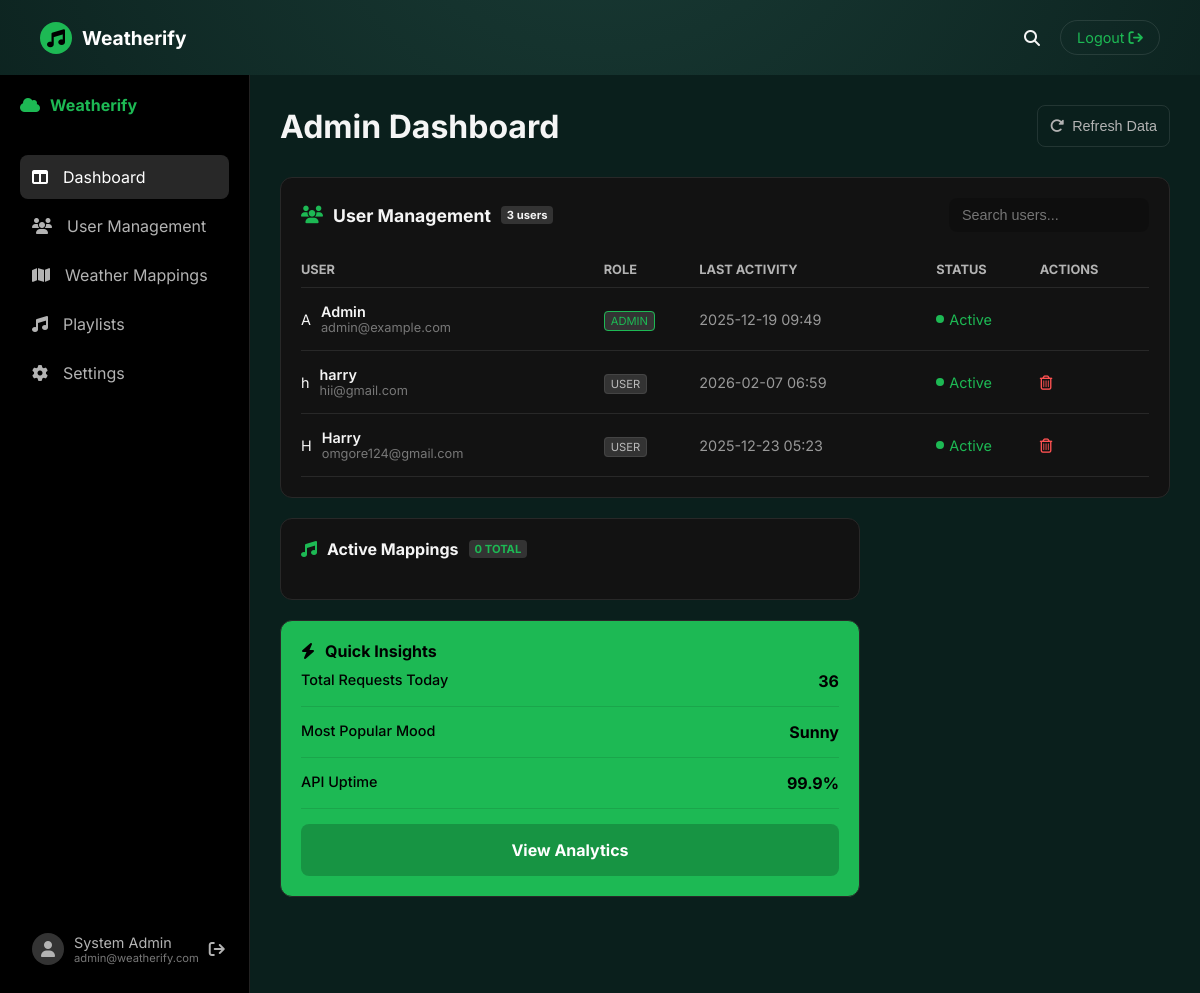
The page /admin (signed in) on the database its author committed.
### app.py (models this page shows)
class User(db.Model):
    id = db.Column(db.Integer, primary_key=True)
    name = db.Column(db.String(150))
    email = db.Column(db.String(150), unique=True, nullable=False)
    password_hash = db.Column(db.String(300), nullable=False)
    is_admin = db.Column(db.Boolean, default=False)

class SearchLog(db.Model):
    id = db.Column(db.Integer, primary_key=True)
    user_id = db.Column(db.Integer)
    city = db.Column(db.String(200))
    timestamp = db.Column(db.DateTime, default=datetime.utcnow)
    weather = db.Column(db.String(200))
    playlist_id = db.Column(db.String(200))

### app.py (the view, shortened to what this page needs)
@app.route("/admin", methods=["GET", "POST"])
@admin_required
def admin():
    mappings = PlaylistMapping.query.all()
    logs = SearchLog.query.order_by(SearchLog.timestamp.desc()).limit(200).all()
    users = User.query.order_by(User.id.asc()).all()
    last_activity = {
        u.id: (SearchLog.query.filter_by(user_id=u.id).order_by(SearchLog.timestamp.desc()).first().timestamp
               if SearchLog.query.filter_by(user_id=u.id).first() else None)
        for u in users
    }
    active_section = request.args.get('section', 'dashboard')
    return render_template("admin.html",
                           mappings=mappings,
                           logs=logs,
                           users=users,
                           last_activity=last_activity,
                           active_section=active_section)

### app.py (called while the page is built)
@app.before_request
def load_user():
    uid = session.get("user_id")
    g.user = User.query.get(uid) if uid else None

def admin_required(f):
    @wraps(f)
    def wrapped(*args, **kwargs):
        if not g.user or not g.user.is_admin:
            flash("Admin access required", "error")
            return redirect(url_for("index"))
        return f(*args, **kwargs)
    return wrapped

### templates/admin.html (shortened to what this page needs)
{% extends "base.html" %}
{% block content %}
<div class="admin-layout">
  <aside class="sidebar">
    <div class="sidebar-logo">
      <i class="fa-solid fa-cloud"></i> Weatherify
    </div>
    <nav>
      <a href="{{ url_for('admin', section='dashboard') }}"
        class="nav-item {{ 'active' if active_section == 'dashboard' else '' }}">
        <i class="fa-solid fa-table-columns"></i> Dashboard
      </a>
      <a href="{{ url_for('admin', section='users') }}"
        class="nav-item {{ 'active' if active_section == 'users' else '' }}">
        <i class="fa-solid fa-users"></i> User Management
      </a>
      <a href="{{ url_for('admin', section='mappings') }}"
        class="nav-item {{ 'active' if active_section == 'mappings' else '' }}">
        <i class="fa-solid fa-map"></i> Weather Mappings
      </a>
      <a href="{{ url_for('admin', section='playlists') }}"
        class="nav-item {{ 'active' if active_section == 'playlists' else '' }}">
        <i class="fa-solid fa-music"></i> Playlists
      </a>
      <a href="{{ url_for('admin', section='settings') }}"
        class="nav-item {{ 'active' if active_section == 'settings' else '' }}">
        <i class="fa-solid fa-gear"></i> Settings
      </a>
    </nav>
    <div style="margin-top: auto;">
      <div class="nav-item">
        <div style="display: flex; align-items: center; gap: 10px;">
          <div
            style="width: 32px; height: 32px; background: #333; border-radius: 50%; display: flex; align-items: center; justify-content: center;">
            <i class="fa-solid fa-user"></i>
          </div>
          <div style="font-size: 0.9rem;">
            <div>System Admin</div>
            <div style="font-size: 0.7rem; color: #777;">admin@weatherify.com</div>
          </div>
          <a href="{{ url_for('logout') }}" style="margin-left: auto;"><i
              class="fa-solid fa-arrow-right-from-bracket"></i></a>
        </div>
      </div>
    </div>
  </aside>
  <main class="main-content">
    <div class="admin-header">
      <h1 style="font-size: 2rem; font-weight: 700;">
        {% if active_section == 'dashboard' %}Admin Dashboard{% endif %}
      </h1>
      <div style="display: flex; gap: 15px;">
        <button class="btn-secondary" style="width: auto; margin:0;" onclick="window.location.reload()"><i
            class="fa-solid fa-rotate-right"></i> Refresh Data</button>
      </div>
    </div>
    <div class="stats-grid">
      {% if active_section == 'users' or active_section == 'dashboard' %}
      <div class="card" style="grid-column: span 2;">
        <div class="card-header">
          <div style="display: flex; align-items: center; gap: 10px; font-weight: 700; font-size: 1.1rem;">
            <i class="fa-solid fa-users" style="color: var(--primary-green);"></i> User Management
            <span class="mapping-pill">{{ users|length }} users</span>
          </div>
          <div class="form-group" style="margin: 0; width: 200px;">
            <input type="text" placeholder="Search users..." class="form-input"
              style="padding: 8px 12px; font-size: 0.9rem;">
          </div>
        </div>
        <table class="table-dark">
          <thead>
            <tr>
              <th>USER</th>
              <th>ROLE</th>
              <th>LAST ACTIVITY</th>
              <th>STATUS</th>
              <th>ACTIONS</th>
            </tr>
          </thead>
          <tbody>
            {% for u in users %}
            <tr>
              <td>
                <div style="display: flex; align-items: center; gap: 10px;">
                  <div class="user-avatar {{ 'admin' if u.is_admin else '' }}">
                    {{ u.name[0] if u.name else 'U' }}
                  </div>
                  <div>
                    <div style="font-weight: 600;">{{ u.name or 'Unknown' }}</div>
                    <div style="font-size: 0.8rem; color: #777;">{{ u.email }}</div>
                  </div>
                </div>
              </td>
              <td>
                {% if u.is_admin %}
                <span class="mapping-pill"
                  style="color: var(--primary-green); border: 1px solid var(--primary-green);">ADMIN</span>
                {% else %}
                <span class="mapping-pill" style="color: #bbb; border: 1px solid #444;">USER</span>
                {% endif %}
              </td>
              <td style="color: #999;">
                {% if last_activity[u.id] %} {{ last_activity[u.id].strftime('%Y-%m-%d %H:%M') }} {% else %} Never {%
                endif %}
              </td>
              <td>
                <span class="status-active">
                  <div class="status-dot"></div> Active
                </span>
              </td>
              <td>
                {% if not u.is_admin %}
                <i class="fa-regular fa-trash-can" style="cursor: pointer; color: #ff5252;"></i>
                {% endif %}
              </td>
            </tr>
            {% endfor %}
          </tbody>
        </table>
      </div>
      {% endif %}
      {% if active_section == 'mappings' or active_section == 'dashboard' %}
      <div class="mappings-wrapper {{ 'active' if active_section == 'mappings' else '' }}">
        <div class="card">
          <div class="card-header">
            <div style="display: flex; align-items: center; gap: 10px; font-weight: 700;">
              <i class="fa-solid fa-music" style="color: var(--primary-green);"></i> Active Mappings
              <span class="mapping-pill" style="color: var(--primary-green);">{{ mappings|length }} TOTAL</span>
            </div>
          </div>
        </div>
        {% if active_section == 'dashboard' %}
        <div class="card insights-card">
          <div class="card-header" style="margin-bottom: 10px;">
            <div style="display: flex; align-items: center; gap: 10px; font-weight: 700;">
              <i class="fa-solid fa-bolt"></i> Quick Insights
            </div>
          </div>
          <div class="stat-row">
            <span class="stat-label">Total Requests Today</span>
            <span class="stat-val">{{ logs|length }}</span>
          </div>
          <div class="stat-row">
            <span class="stat-label">Most Popular Mood</span>
            <span class="stat-val">Sunny</span>
          </div>
          <div class="stat-row">
            <span class="stat-label">API Uptime</span>
            <span class="stat-val">99.9%</span>
          </div>
          <a href="{{ url_for('admin', section='playlists') }}" class="btn-primary"
            style="background: rgba(0,0,0,0.2); color: #fff; width: 100%; margin-top: 10px; text-decoration:none; display:block; text-align:center;">View
            Analytics</a>
        </div>
        {% endif %}
      </div>
      {% endif %}
    </div>
  </main>
</div>
{% endblock %}

### static/styles.css (style rules this page uses)
:root { --bg-dark: #0a1f1c; --primary-green: #1db954; --text-light: #f5f5f5; --text-dim: #b3b3b3; --glass-bg: rgba(255, 255, 255, 0.05); --glass-border: rgba(255, 255, 255, 0.1); --font-main: 'Inter', sans-serif; }
* { box-sizing: border-box; margin: 0; padding: 0; }
body { font-family: var(--font-main); background-color: var(--bg-dark); color: var(--text-light); min-height: 100vh; display: flex; flex-direction: column; overflow-x: hidden; background: radial-gradient(circle at 50% -20%, #1a3c36, #0a1f1c 60%); }
a { text-decoration: none; color: inherit; transition: opacity 0.2s; }
.form-group { margin-bottom: 20px; text-align: left; }
.form-input, .form-select { width: 100%; background: rgba(0, 0, 0, 0.2); border: 1px solid transparent; padding: 14px; border-radius: 8px; color: #fff; font-size: 1rem; outline: none; transition: 0.2s; }
.btn-primary { width: 100%; background: var(--primary-green); color: #000; font-weight: 700; padding: 16px; border-radius: 8px; border: none; cursor: pointer; font-size: 1rem; display: flex; align-items: center; justify-content: center; gap: 10px; transition: transform 0.1s; }
.btn-secondary { width: 100%; background: transparent; color: var(--text-dim); padding: 12px; border: 1px solid var(--glass-border); border-radius: 8px; cursor: pointer; margin-top: 10px; font-size: 0.9rem; display: flex; align-items: center; justify-content: center; gap: 8px; }
.admin-layout { display: flex; width: 100%; height: 100vh; }
.sidebar { width: 250px; background: #000; padding: 20px; display: flex; flex-direction: column; border-right: 1px solid #222; }
.sidebar-logo { display: flex; align-items: center; gap: 10px; margin-bottom: 40px; font-weight: 700; color: var(--primary-green); }
.nav-item { display: flex; align-items: center; gap: 15px; padding: 12px; color: var(--text-dim); border-radius: 8px; cursor: pointer; margin-bottom: 5px; }
.nav-item.active { background: #282828; color: #fff; }
.main-content { flex: 1; overflow-y: auto; padding: 30px; background: var(--bg-dark); }
.admin-header { display: flex; justify-content: space-between; align-items: center; margin-bottom: 30px; }
.stats-grid { display: grid; grid-template-columns: 2fr 1fr; gap: 20px; }
.card { background: #121212; border-radius: 12px; padding: 20px; border: 1px solid #282828; }
.card-header { display: flex; justify-content: space-between; align-items: center; margin-bottom: 20px; }
.table-dark { width: 100%; border-collapse: collapse; }
.table-dark th { text-align: left; color: var(--text-dim); font-size: 0.8rem; padding: 10px 0; border-bottom: 1px solid #282828; }
.table-dark td { padding: 15px 0; border-bottom: 1px solid #282828; font-size: 0.9rem; }
.status-active { color: var(--primary-green); display: flex; align-items: center; gap: 5px; }
.status-dot { width: 8px; height: 8px; background: var(--primary-green); border-radius: 50%; }
.mapping-pill { background: #333; font-size: 0.7rem; padding: 2px 6px; border-radius: 4px; }
.insights-card { background: var(--primary-green); color: #000; }
.stat-row { display: flex; justify-content: space-between; margin-bottom: 15px; padding-bottom: 15px; border-bottom: 1px solid rgba(0, 0, 0, 0.1); }
.stat-label { font-size: 0.9rem; font-weight: 500; }
.stat-val { font-weight: 700; }
.mappings-wrapper { display: flex; flex-direction: column; gap: 20px; }

### rows shown on the page
User: name "A", name "Admin", email "admin@example.com", is_admin "ADMIN"
SearchLog: timestamp "2025-12-19 09:49"
User: name "h", name "harry", email "hii@gmail.com", is_admin "USER", id.timestamp "2026-02-07 06:59"
User: name "H", name "Harry", email "omgore124@gmail.com", is_admin "USER"
SearchLog: timestamp "2025-12-23 05:23"

### other values the page prints
{{ users|length }} "3"
{{ mappings|length }} "0"
{{ logs|length }} "36"
